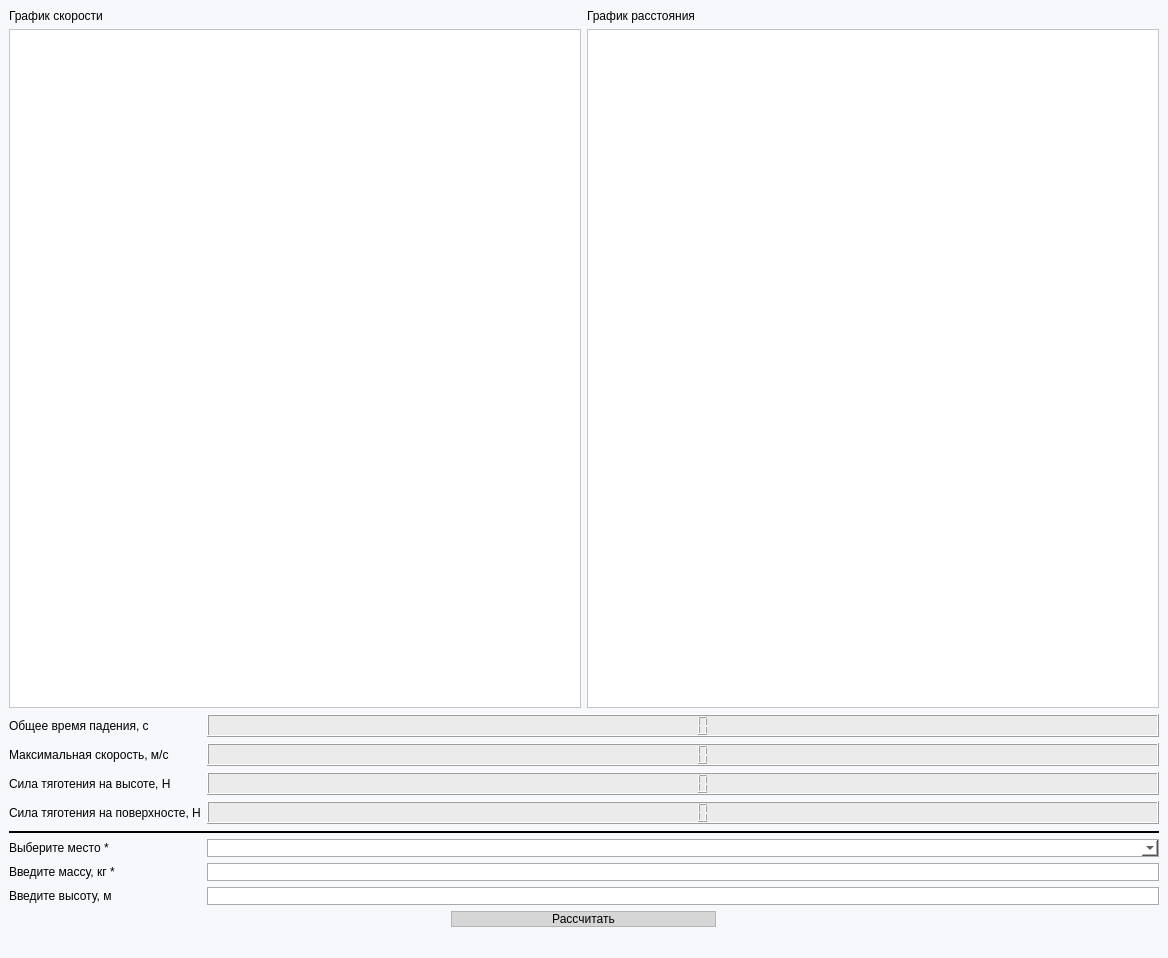
<?xml version="1.0" encoding="UTF-8"?>
<ui version="4.0">
 <class>MainWindow</class>
 <widget class="QMainWindow" name="MainWindow">
  <property name="geometry">
   <rect>
    <x>0</x>
    <y>0</y>
    <width>1168</width>
    <height>958</height>
   </rect>
  </property>
  <property name="minimumSize">
   <size>
    <width>1168</width>
    <height>958</height>
   </size>
  </property>
  <property name="maximumSize">
   <size>
    <width>16777215</width>
    <height>16777215</height>
   </size>
  </property>
  <property name="windowTitle">
   <string>Сила тяготения</string>
  </property>
  <property name="styleSheet">
   <string notr="true">background-color: rgb(247, 248, 251);</string>
  </property>
  <widget class="QWidget" name="centralwidget">
   <layout class="QGridLayout" name="gridLayout_2">
    <item row="2" column="0" alignment="Qt::AlignHCenter">
     <widget class="QPushButton" name="pushButton">
      <property name="styleSheet">
       <string notr="true">font: 18pt &quot;PT Sans&quot;;
border: 1px solid rgb(180, 180, 180);
border-radius: 20px;
background-color: rgb(214, 214, 214);
padding-right: 100px;
padding-left: 100px;</string>
      </property>
      <property name="text">
       <string>Рассчитать</string>
      </property>
     </widget>
    </item>
    <item row="1" column="0">
     <layout class="QGridLayout" name="gridLayout">
      <item row="2" column="0">
       <widget class="QLabel" name="label_4">
        <property name="styleSheet">
         <string notr="true">font: 18pt &quot;PT Sans&quot;;</string>
        </property>
        <property name="text">
         <string>Сила тяготения на высоте, Н</string>
        </property>
       </widget>
      </item>
      <item row="0" column="1">
       <widget class="QLCDNumber" name="total_time">
        <property name="styleSheet">
         <string notr="true">font: 18pt &quot;PT Sans&quot;;
background-color: rgb(235, 235, 235);</string>
        </property>
       </widget>
      </item>
      <item row="4" column="0" colspan="2">
       <widget class="Line" name="line">
        <property name="styleSheet">
         <string notr="true">border: 2px solid #000;
margin-top: 50px;</string>
        </property>
        <property name="orientation">
         <enum>Qt::Horizontal</enum>
        </property>
       </widget>
      </item>
      <item row="6" column="0">
       <widget class="QLabel" name="label">
        <property name="styleSheet">
         <string notr="true">font: 18pt &quot;PT Sans&quot;;</string>
        </property>
        <property name="text">
         <string>Введите массу, кг *</string>
        </property>
       </widget>
      </item>
      <item row="0" column="0">
       <widget class="QLabel" name="label_3">
        <property name="styleSheet">
         <string notr="true">font: 18pt &quot;PT Sans&quot;;</string>
        </property>
        <property name="text">
         <string>Общее время падения, с</string>
        </property>
       </widget>
      </item>
      <item row="2" column="1">
       <widget class="QLCDNumber" name="power">
        <property name="styleSheet">
         <string notr="true">font: 18pt &quot;PT Sans&quot;;
background-color: rgb(235, 235, 235);</string>
        </property>
       </widget>
      </item>
      <item row="5" column="1">
       <widget class="QComboBox" name="planet">
        <property name="styleSheet">
         <string notr="true">font: 16pt &quot;PT Sans&quot;;
text-decoration: underline;
border: 1px solid  rgb(171, 171, 171);
background-color: #FFF;</string>
        </property>
       </widget>
      </item>
      <item row="5" column="0">
       <widget class="QLabel" name="label_5">
        <property name="styleSheet">
         <string notr="true">font: 18pt &quot;PT Sans&quot;;</string>
        </property>
        <property name="text">
         <string>Выберите место *</string>
        </property>
       </widget>
      </item>
      <item row="7" column="1">
       <widget class="QLineEdit" name="height_n">
        <property name="styleSheet">
         <string notr="true">font: 16pt &quot;PT Sans&quot;;
background-color: rgb(255, 255, 255);
border: 1px solid  rgb(171, 171, 171);</string>
        </property>
       </widget>
      </item>
      <item row="6" column="1">
       <widget class="QLineEdit" name="weight">
        <property name="styleSheet">
         <string notr="true">font: 16pt &quot;PT Sans&quot;;
background-color: rgb(255, 255, 255);
border: 1px solid  rgb(171, 171, 171);</string>
        </property>
        <property name="text">
         <string/>
        </property>
       </widget>
      </item>
      <item row="7" column="0">
       <widget class="QLabel" name="label_2">
        <property name="styleSheet">
         <string notr="true">font: 18pt &quot;PT Sans&quot;;</string>
        </property>
        <property name="text">
         <string>Введите высоту, м</string>
        </property>
       </widget>
      </item>
      <item row="3" column="0">
       <widget class="QLabel" name="label_6">
        <property name="styleSheet">
         <string notr="true">font: 18pt &quot;PT Sans&quot;;</string>
        </property>
        <property name="text">
         <string>Сила тяготения на поверхносте, Н</string>
        </property>
       </widget>
      </item>
      <item row="3" column="1">
       <widget class="QLCDNumber" name="weight_n">
        <property name="styleSheet">
         <string notr="true">font: 18pt &quot;PT Sans&quot;;
background-color: rgb(235, 235, 235);</string>
        </property>
       </widget>
      </item>
      <item row="1" column="0">
       <widget class="QLabel" name="label_9">
        <property name="styleSheet">
         <string notr="true">font: 18pt &quot;PT Sans&quot;;</string>
        </property>
        <property name="text">
         <string>Максимальная скорость, м/c</string>
        </property>
       </widget>
      </item>
      <item row="1" column="1">
       <widget class="QLCDNumber" name="max_speed">
        <property name="styleSheet">
         <string notr="true">font: 18pt &quot;PT Sans&quot;;
background-color: rgb(235, 235, 235);</string>
        </property>
       </widget>
      </item>
     </layout>
    </item>
    <item row="0" column="0">
     <layout class="QGridLayout" name="gridLayout_3">
      <item row="1" column="0">
       <widget class="PlotWidget" name="speed">
        <property name="styleSheet">
         <string notr="true">background-color: rgb(255, 255, 255);</string>
        </property>
       </widget>
      </item>
      <item row="1" column="1">
       <widget class="PlotWidget" name="length">
        <property name="styleSheet">
         <string notr="true">background-color: rgb(255, 255, 255);</string>
        </property>
       </widget>
      </item>
      <item row="0" column="0">
       <widget class="QLabel" name="label_7">
        <property name="styleSheet">
         <string notr="true">font: 18pt &quot;PT Sans&quot;;</string>
        </property>
        <property name="text">
         <string>График скорости</string>
        </property>
       </widget>
      </item>
      <item row="0" column="1">
       <widget class="QLabel" name="label_8">
        <property name="styleSheet">
         <string notr="true">font: 18pt &quot;PT Sans&quot;;</string>
        </property>
        <property name="text">
         <string>График расстояния</string>
        </property>
       </widget>
      </item>
     </layout>
    </item>
   </layout>
  </widget>
  <widget class="QStatusBar" name="statusbar"/>
 </widget>
 <customwidgets>
  <customwidget>
   <class>PlotWidget</class>
   <extends>QGraphicsView</extends>
   <header>pyqtgraph</header>
  </customwidget>
 </customwidgets>
 <resources/>
 <connections/>
</ui>
